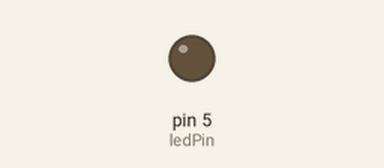
Bench run of a sketch on a simulated Arduino Uno, built with avr-gcc and run on an emulated ATmega328P. Parts: output pins drawn as LEDs (lit = HIGH).

Above: at 0.15 s.
At 38.63 s:
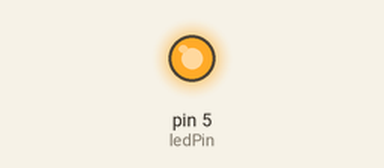
Timing chart, 0 to 40.0 s (numbered marks = the images above):
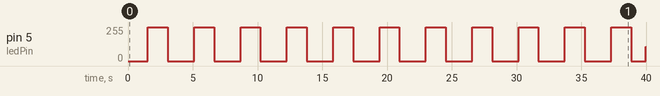

The sketch:

breathing_light.ino
```cpp
int ledPin = 5;

void setup() {
  pinMode(ledPin, OUTPUT);
}

void loop() {
  breath(ledPin, 6);
  delay(500);
}

void breath(int ledPin, int delayMS) {
  for (int i = 0; i <= 255; i++) {
    analogWrite(ledPin, i);
    delay(delayMS);
  }

  for (int i = 255; i >=0; i--) {
    analogWrite(ledPin, i);
    delay(delayMS);
  }
}
```

Measured:
- by itself, pin 5 (ledPin): 0/255 → 255/255 at 1.5 s, → 0/255 1.5 s later, → 255/255 2.0 s later, → 0/255 1.5 s later, … (23 changes in this stretch)
